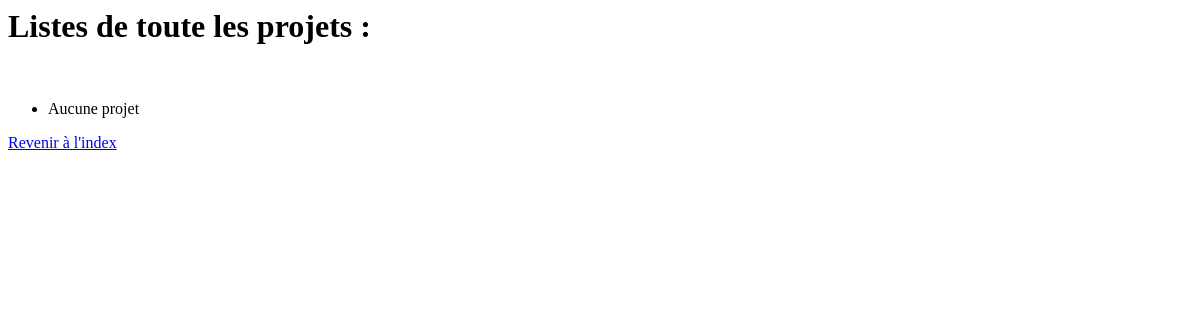
Page /projet on the earlier database version.
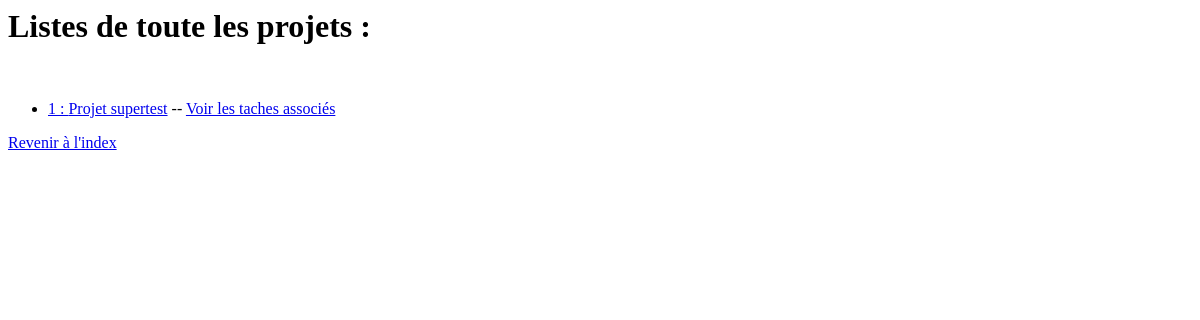
Same page on the later database version.
### app/models.py (models this page shows, shortened)
class Projet(models.Model):
    id = models.BigAutoField(primary_key=True) #clé primaire de l'entité autoincrémentée
    libelle = models.CharField(max_length=250, default="Projet sans nom")
    date_livraison = models.DateField(null=False)
    FINI = 'FINI'
    ENCOURS = 'EN COURS'
    ACOMMENCER = 'A COMMENCER'
    STATUT_CHOICES = (
        (FINI, 'FINI'),
        (ENCOURS, 'EN COURS'),
        (ACOMMENCER, 'A COMMENCER')
    )
    status = models.CharField(
        choices=STATUT_CHOICES,
        default=ACOMMENCER,
        max_length=200
    )
    etat_avancement = models.IntegerField(null=False, default=1)
    date_debut = models.DateTimeField(auto_now_add=True)
    responsable = models.ForeignKey(Personne,null=True,blank=True, on_delete=models.SET_NULL)

### app/views.py (the view)
# urls.py: path('projet', views.projetListDetailView.as_view(),name='projet-list'),
class projetListDetailView(generic.list.ListView):
    model=Projet
    template_name='projet_list.html'
    def get_context_data(self, **kwargs):
        context = super().get_context_data(**kwargs)
        return context

### app/templates/projet_list.html (shortened to what this page needs)
<h1>Listes de toute les projets : </h1>
<ul>
{% for projet in object_list %}
   <li> <a href='../projet/{{ projet.id }}'>{{projet.id}} : {{ projet.libelle }}</a> -- <a href='../tacheByProjet/{{ projet.id }}'> Voir les taches associés</a></li>
{% empty %}
    <li>Aucune projet</li>
{% endfor %}
</ul>
<a href='../'> Revenir à l'index </a>

Differences in the rows shown:
added Projet: id "1", libelle "Projet supertest"
Other differences:
text no longer shown: "Aucune projet"
